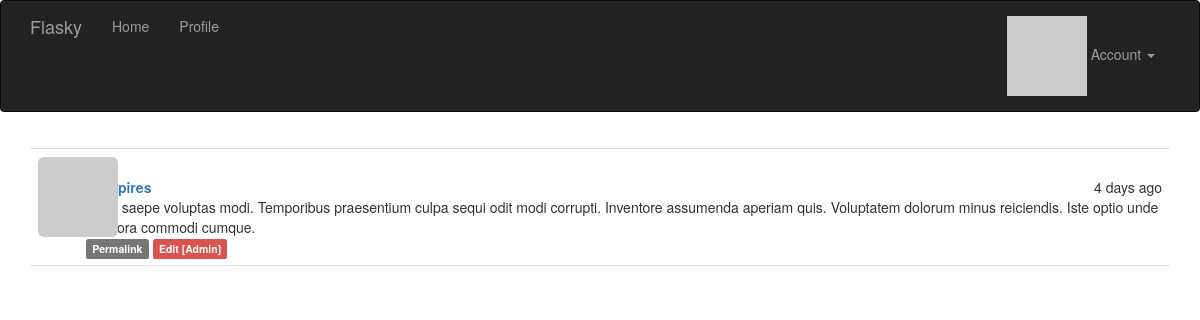
The page /post/67 (signed in) on the database its author committed.
### app/models.py (models this page shows, shortened)
class Post(db.Model):
    __tablename__ = 'posts'
    id = db.Column(db.Integer, primary_key=True)
    body = db.Column(db.Text)
    body_html = db.Column(db.Text)
    timestamp = db.Column(db.DateTime, index=True, default=datetime.utcnow)
    author_id = db.Column(db.Integer, db.ForeignKey('users.id'))

class User(UserMixin, db.Model):
    __tablename__ = 'users'
    id = db.Column(db.Integer, primary_key=True)
    email = db.Column(db.String(64), unique=True, index=True)
    username = db.Column(db.String(64), unique=True, index=True)
    name = db.Column(db.String(64))
    location = db.Column(db.String(64))
    about_me = db.Column(db.Text())
    member_since = db.Column(db.DateTime(), default=datetime.utcnow)
    last_seen = db.Column(db.DateTime(), default=datetime.utcnow)
    confirmed = db.Column(db.Boolean, default=False)
    password_hash = db.Column(db.String(128))
    avatar_hash = db.Column(db.String(32))
    role_id = db.Column(db.Integer, db.ForeignKey('roles.id'))
    posts = db.relationship('Post', backref='author', lazy='dynamic')
    @ property
    def password(self):
        raise AttributeError('password is not a readable attribute')
    def can(self, perm):
        return self.role is not None and self.role.has_permission(perm)
    def is_administrator(self):
        return self.can(Permission.ADMIN)
    def ping(self):
        self.last_seen = datetime.utcnow()
        db.session.add(self)
        db.session.commit()
    def gravatar(self, size=100, default='identicon', rating='g'):
        if request.is_secure:
            url = 'https://secure.gravatar.com/avatar'
        else:
            url = 'http://secure.gravatar.com/avatar'
        hash = self.avatar_hash or self.gravatar_hash()
        return f'{url}/{hash}?s={size}&d={default}&r={rating}'

### app/main/views.py (the view)
@main.route('/post/<int:id>')
def post(id):
    post = Post.query.get_or_404(id)
    return render_template('post.html', posts=[post])

### app/auth/views.py (called while the page is built)
@auth.before_app_request
def before_request():
    if current_user.is_authenticated:
        current_user.ping()
        if (not current_user.confirmed
                and request.endpoint
                and request.blueprint != 'auth'
                and request.endpoint != 'static'):
            return redirect(url_for('auth.unconfirmed'))

### app/main/__init__.py (called while the page is built)
@main.app_context_processor
def inject_permissions():
    return dict(Permission=Permission)

### app/models.py (called while the page is built)
@login_manager.user_loader
def load_user(user_id):
    return User.query.get(int(user_id))

    def has_permission(self, perm):
        return self.permissions & perm == perm

### app/templates/post.html (shortened to what this page needs)
{% extends "base.html" %}
{% block page_content %}
{% include '_posts.html' %}
{% endblock %}

### app/templates/_posts.html
<ul class="posts">
    {% for post in posts %}
    <li class="post">
        <div class="post-thumbnail">
            <a href="{{ url_for('.user', username=post.author.username) }}">
                <img class="img-rounded profile-thumbnail" src="{{ post.author.gravatar(size=40) }}">
            </a>
        </div>x
        <div class="post-content">
            <div class="post-date">{{ moment(post.timestamp).fromNow() }}</div>
            <div class="post-author"><a href="{{ url_for('.user', username=post.author.username) }}">{{ post.author.username }}</a></div>
            <div class="post-body">
                {% if post.body_html %}
                    {{ post.body_html | safe }}
                {% else %}
                    {{ post.body }}
                {% endif %}
            </div>
            <div class="post-footer">
                <a href="{{ url_for('.post', id=post.id) }}">
                    <span class="label label-default">Permalink</span>
                </a>
                {% if current_user == post.author %}
                    <a href="{{ url_for('.edit', id=post.id) }}">
                        <span class="label label-primary">Edit</span>
                    </a>
                {% elif current_user.is_administrator() %}
                    <a href="{{ url_for('.edit', id=post.id) }}">
                        <span class="label label-danger">Edit [Admin]</span>
                    </a>
                {% endif %}
            </div>
        </div>
    </li>
    {% endfor %}
</ul>

### app/static/styles.css (style rules this page uses)
.profile-thumbnail { position: absolute; }
ul.posts { list-style-type: none; padding: 0px; margin: 16px 0px 0px 0px; border-top: 1px solid #e0e0e0; }
ul.posts li.post { padding: 8px; border-bottom: 1px solid #e0e0e0; }
div.post-date { float: right; }
div.post-author { font-weight: bold; }
div.post-thumbnail { position: absolute; }
div.post-content { margin-left: 48px; min-height: 48px; }

### rows shown on the page
Post: timestamp "4 days ago", author.username "enzopires", body "Enim saepe voluptas modi. Temporibus praesentium culpa sequi odit modi corrupti. Inventore assumenda aperiam quis. Voluptatem dolorum minus reiciendis. Iste optio unde tempora commodi cumque."
